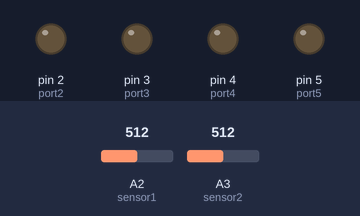
The sketch below on a simulated Arduino Uno, built with avr-gcc and run on an emulated ATmega328P. Parts: output pins drawn as LEDs (lit = HIGH). The test bench sets the inputs (shaded band); at power-on: A2 (sensor1) = 512, A3 (sensor2) = 512.

Above: at 1.2 s.
1.3 s: A2 (sensor1) set to 111
2.8 s: A2 (sensor1) set to 89
At 3.6 s:
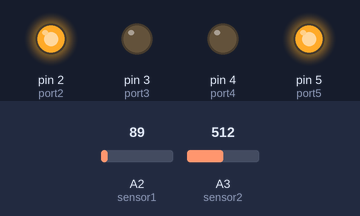
Timing chart, 0 to 5.8 s (numbered marks = the images above; inputs shaded):
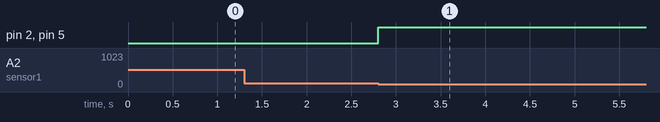

The sketch:

sketch_sep22a.ino
```cpp
/*#include <Ultrasonic.h>
Ultrasonic ultrassom(A0,A1);*/

int port2 = 2;
int port3 = 3;
int port4 = 4;
int port5 = 5;
int sensor1 = A2;
int sensor2 = A3;

long distancia = 0;

void setup() {
  Serial.begin(9600);
  pinMode(port2, OUTPUT);
  pinMode(port3, OUTPUT);
  pinMode(port4, OUTPUT);
  pinMode(port5, OUTPUT);

  pinMode(sensor1, INPUT);
  pinMode(sensor2, INPUT);
  Serial.begin(9600);
  /*digitalWrite(port2, 1);//FRENTE esquerda
  digitalWrite(port4, 1);//FRENTE direita LADO DIREITO
  digitalWrite(port3, 1);//RÉ esquerda LADO ESQUERDO
  digitalWrite(port5, 1);//RÉ direita LADO ESQUERDO*/
}

void loop() {
  /*distancia = ultrassom.Ranging(CM);
  Serial.print(distancia);
  Serial.println("CM");

  if(distancia <= 20){
    parar();
    delay(1500);
    re();
    delay(1000);
    virarD();
    delay(900);
  }else if (distancia > 20){
    frente();
  }*/

  sensor1 = analogRead(A2);
  sensor2 = analogRead(A3);

  /*Serial.print("Direito: ");
  Serial.println(sensor1);
  Serial.print("Esquerdo: ");
  Serial.println(sensor2);
  delay(1500);*/

  if(sensor1 <= 76 && sensor2 <= 76){
    frente();
  }else if(sensor1 >= 100 && sensor2 <= 100){
    virarE();
  }else if(sensor2 >= 100 && sensor1 <= 100){
    virarD();
  }
}

void acoes(){
 frente();
 delay(4000);
 parar();
 delay(2000);
 re();
 delay(4000);
 parar();
 delay(2000);
 virarD();
 delay(900);
 parar();
 delay(2000);
 frente();
 delay(2000);
 virarE();
 delay(900);
}
void frente(){
  digitalWrite(port2, 1);
  digitalWrite(port3, 0);
  digitalWrite(port4, 1);
  digitalWrite(port5, 0);
}
void re(){
  digitalWrite(port2, 0);
  digitalWrite(port3, 1);
  digitalWrite(port4, 0);
  digitalWrite(port5, 1);
}
void parar(){
  digitalWrite(port2, LOW);
  digitalWrite(port3, LOW);
  digitalWrite(port4, LOW);
  digitalWrite(port5, LOW);
}
void virarD(){
  digitalWrite(port2, 1);
  digitalWrite(port3, 0);
  digitalWrite(port4, 0);
  digitalWrite(port5, 1);
}
void virarE(){
  digitalWrite(port2, 0);
  digitalWrite(port3, 1);
  digitalWrite(port4, 1);
  digitalWrite(port5, 0);
}
```

Measured:
- the behaviour switches between 101 and 100 on A2 (sensor1) (found by bisection; images 0 and 1)
- after the input at 1.3 s, every drawn part: stays the same
- after the input at 2.8 s, pin 2 (port2), pin 5 (port5): LOW → HIGH at once
